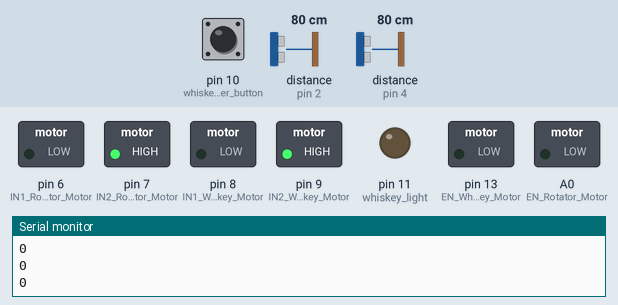
The sketch below on a simulated Arduino Uno, built with avr-gcc and run on an emulated ATmega328P. Shown: switched loads named in the sketch (green lamp = pin HIGH), output pins drawn as LEDs (lit = HIGH), the last lines printed to the serial monitor. The inputs (shaded band) are chosen by the test bench; at power-on: pin 10 (whiskey_order_button) LOW, distance to the obstacle (sensors on pin 2, pin 4) 80 cm. The echo pulse lasts 58.3 µs per cm; pins used as bus, display or sensor lines are not drawn.

Above: at 1.2 s.
1.3 s: pin 10 (whiskey_order_button) pulled HIGH for 0.15 s
At 2.4 s:
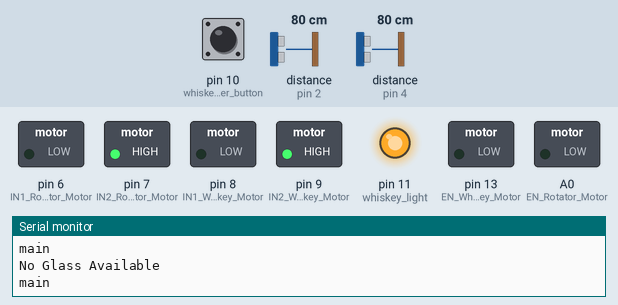
2.9 s: distance to the obstacle (sensor on pin 2) set to 9 cm
5.9 s: distance to the obstacle (sensor on pin 2) set to 6 cm
At 6.7 s:
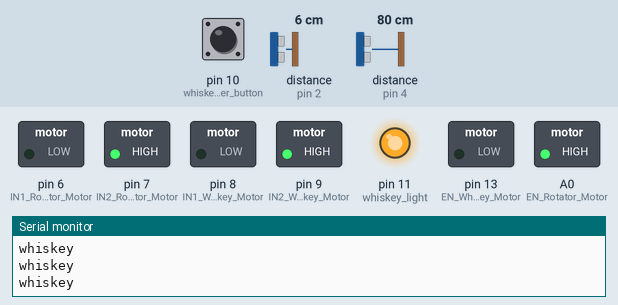
Timing chart, 0 to 8.9 s (numbered marks = the images above; inputs shaded):
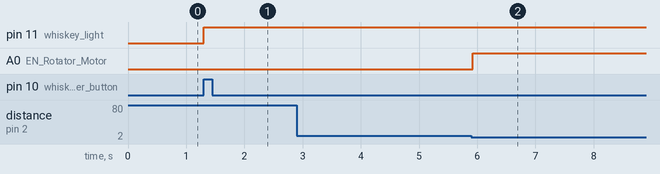

The sketch:

automated_bar.ino
```cpp
#define echoPin_main_Sensor 2 // attach pin D2 Arduino to pin Echo of HC-SR04
#define trigPin_main_Sensor 3 //attach pin D3 Arduino to pin Trig of HC-SR04

#define echoPin_whiskey_Sensor 4 // attach pin D2 Arduino to pin Echo of HC-SR04
#define trigPin_whiskey_Sensor 5 //attach pin D3 Arduino to pin Trig of HC-SR04

#define IN1_Rotator_Motor 6
#define IN2_Rotator_Motor 7
#define EN_Rotator_Motor A0

#define IN1_Whiskey_Motor 8
#define IN2_Whiskey_Motor 9
#define EN_Whiskey_Motor 13

#define whiskey_order_button 10

#define whiskey_light 11

// defines variables
bool orderclicked;
long duration; // variable for the duration of sound wave travel
int distance; // variable for the distance measurement
bool Cup_Available=false;
bool order_is_done=false;


bool Whiskey_Flow(bool orderclicked,bool Cup_Available)
{
  while (orderclicked==true && Cup_Available==true)
  {
    if (ultrasonic_below_7("whiskey") == true)
    {
      analogWrite(EN_Rotator_Motor,0);
      digitalWrite(EN_Whiskey_Motor,HIGH);
      orderclicked=false;
      delay(5000);
      digitalWrite(EN_Whiskey_Motor,LOW);
      delay(500);
      analogWrite(EN_Rotator_Motor,255);

      break;
    }
  }
  while (order_is_done==false)
  {
    if (ultrasonic_below_7("main")==true)
    {
      order_is_done=true;
      analogWrite(EN_Rotator_Motor,0);
      break;
    }
  }
  return order_is_done;
}


bool ultrasonic_below_7(char ultrasonic[10])
{
  // Serial.println(ultrasonic);
  if (ultrasonic == "main")
  {
      Serial.println("main");
        // Clears the trigPin_main_Sensor condition
      digitalWrite(trigPin_main_Sensor, LOW);
      delayMicroseconds(2);
      // Sets the trigPin_main_Sensor HIGH (ACTIVE) for 10 microseconds
      digitalWrite(trigPin_main_Sensor, HIGH);
      delayMicroseconds(10);
      digitalWrite(trigPin_main_Sensor, LOW);
      // Reads the echoPin_main_Sensor, returns the sound wave travel time in microseconds
      duration = pulseIn(echoPin_main_Sensor, HIGH);
      // Calculating the distance
      distance = duration * 0.034 / 2; // Speed of sound wave divided by 2 (go and back)
      // Displays the distance on the Serial Monitor
  }


  if (ultrasonic == "whiskey")
  {
      Serial.println("whiskey");
        // Clears the trigPin_whiskey_Sensor condition
      digitalWrite(trigPin_whiskey_Sensor, LOW);
      delayMicroseconds(2);
      // Sets the trigPin_whiskey_Sensor HIGH (ACTIVE) for 10 microseconds
      digitalWrite(trigPin_whiskey_Sensor, HIGH);
      delayMicroseconds(10);
      digitalWrite(trigPin_whiskey_Sensor, LOW);
      // Reads the echoPin_whiskey_Sensor, returns the sound wave travel time in microseconds
      duration = pulseIn(echoPin_whiskey_Sensor, HIGH);
      // Calculating the distance
      distance = duration * 0.034 / 2; // Speed of sound wave divided by 2 (go and back)
      // Displays the distance on the Serial Monitor
  }

  if (distance<7)
  {
    Serial.print("distance is ");
    Serial.println(distance);
    return true;
  }
  else
    return false;

}


void setup()
{
  pinMode(IN1_Rotator_Motor,OUTPUT);
  pinMode(IN2_Rotator_Motor,OUTPUT);
  pinMode(EN_Rotator_Motor,OUTPUT);

  pinMode(IN1_Whiskey_Motor,OUTPUT);
  pinMode(IN2_Whiskey_Motor,OUTPUT);
  pinMode(EN_Whiskey_Motor,OUTPUT);

  pinMode(trigPin_main_Sensor, OUTPUT); // Sets the trigPin_main_Sensor as an OUTPUT
  pinMode(echoPin_main_Sensor, INPUT); // Sets the echoPin_main_Sensor as an INPUT

  pinMode(trigPin_whiskey_Sensor, OUTPUT); // Sets the trigPin_whiskey_Sensor as an OUTPUT
  pinMode(echoPin_whiskey_Sensor, INPUT); // Sets the echoPin_whiskey_Sensor as an INPUT

 // Buttons to order drink
  pinMode(whiskey_order_button, INPUT); // Sets the echoPin_main_Sensor as an INPUT

  // Light Indication of what have been ordered
  pinMode(whiskey_light, OUTPUT); // Sets the echoPin_main_Sensor as an INPUT

 // Normalize motors to move clockwise
  digitalWrite(IN1_Rotator_Motor,LOW); // Normally LOW inthis pin
  digitalWrite(IN2_Rotator_Motor,HIGH); // Normally HIGH inthis pin
  digitalWrite(IN1_Whiskey_Motor,LOW); // Normally LOW inthis pin
  digitalWrite(IN2_Whiskey_Motor,HIGH); // Normally HIGH inthis pin
  digitalWrite(whiskey_light,LOW);

  Serial.begin(9600); // // Serial Communication is starting with 9600 of baudrate speed
  orderclicked=false;
}


void loop()
{
  Cup_Available=false;
  order_is_done=false;
  orderclicked=false;
  if (digitalRead(whiskey_order_button)==HIGH)
  {
    digitalWrite(whiskey_light,HIGH);
    orderclicked=true;
  }
  Serial.println(digitalRead(whiskey_order_button));


  while (orderclicked==true)
  {
    if (ultrasonic_below_7("main")==true)
    {
      Cup_Available=true;
      analogWrite(EN_Rotator_Motor,255);
      digitalWrite(EN_Whiskey_Motor,LOW);
      Serial.println("Going into whiskey flow...");
      order_is_done=Whiskey_Flow(orderclicked,Cup_Available);
    }
    else
    {
      Serial.println("No Glass Available");
    }
    if (order_is_done==true)
    {
      digitalWrite(whiskey_light,LOW);
      break;
    }
  }


Serial.println();
// Serial.println("Order is done!");
}
```

Measured:
- the behaviour switches between 8 and 7 cm on distance to the obstacle (sensor on pin 2) (found by bisection; images 1 and 2)
- after the input at 1.3 s, pin 11 (whiskey_light): LOW → HIGH at once
- after the input at 5.9 s, A0 (EN_Rotator_Motor): LOW → HIGH at once
